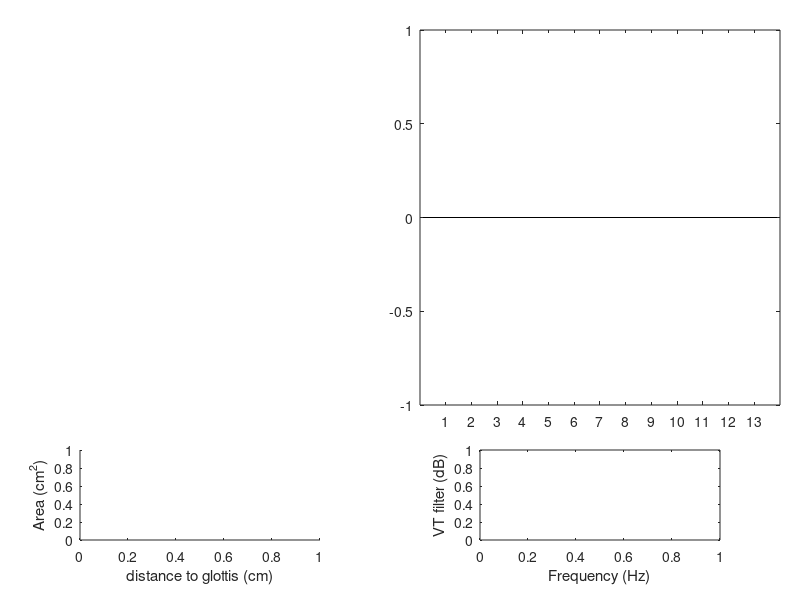

Recreate this plot in MATLAB. (Note: this script raises an error after producing the figure.)
function varargout=diva_vtdisp_Ricky(option,varargin)

if ~nargin||isempty(option), option='init'; end
hfig=[];
if ishandle(option), hfig=option; option=varargin{1}; varargin=varargin(2:end); end

switch(lower(option))
    case 'init'
        %data.state.x=zeros(13,1);
        %[data.state.y,data.state.z,data.state.Outline]=diva_synth(data.state.x);
        
        data.handles.hfig=figure('units','norm','position',[.3 .5 .4 .4],'menubar','none','name','DIVA vocal tract display','numbertitle','off','color','w');
        data.handles.hax1=axes('units','norm','position',[.05 .3 .45 .65],'color',1*[1 1 1]);
        data.handles.h1=patch(nan,nan,'k','facecolor',.85*[1 1 1],'edgecolor','none','linewidth',2,'parent',data.handles.hax1);
        hold(data.handles.hax1,'on'); data.handles.h0=plot(nan,nan,'k','linewidth',2,'parent',data.handles.hax1); hold(data.handles.hax1,'off');
        axis(data.handles.hax1,'equal','tight');
        set(data.handles.hax1,'xcolor','w','ycolor','w','xtick',[],'ytick',[],'xdir','reverse');
        %set(data.handles.h1,'xdata',real(data.state.Outline),'ydata',imag(data.state.Outline));
        data.handles.hax2=axes('units','norm','position',[.1 .1 .3 .15],'color',.85*[1 1 1]);
        data.handles.h2=patch(nan,nan,'k','facecolor',1*[1 1 1],'edgecolor','k','linewidth',2,'parent',data.handles.hax2);
        xlabel(data.handles.hax2,'distance to glottis (cm)'); ylabel(data.handles.hax2,'Area (cm^2)');
        data.handles.hax3=axes('units','norm','position',[.6 .1 .3 .15],'box','off');
        data.handles.h3=plot(nan,nan,'k','color','k','linewidth',2,'parent',data.handles.hax3);
        xlabel(data.handles.hax3,'Frequency (Hz)');
        ylabel(data.handles.hax3,'VT filter (dB)');
        
        % plotting new 'bar-sliders'
        data.handles.hax4 = axes('units','norm','position',[.525 .325 .45 .625]);
        data.handles.hplot4 = bar(zeros(1,13)); % psst you need to plot the bar first, before changing the axes properties
        data.handles.hax4.YLimMode = 'manual';  % or else it'll just change the Ylim properties to be the default for bar plots!!
        data.handles.hax4.YLim = [-1 1];        % used to be -3 to 3, but that seemed excessive....
        data.handles.hplot4.FaceColor = 'flat';
        %data.handles.hplot4 = bar(-3+(3+3)*rand(1,13));
        
        set(data.handles.hfig,'WindowButtonDownFcn',@downcallback, 'WindowButtonUpFcn',@upcallback, 'WindowButtonMotionFcn',@overcallback); % callback for when mouse hovers over plot
        
        %for n1=1:13 % this is where the sliders are created, need to replace these with bars (for now)
        %    data.handles.hslider(n1)=uicontrol('units','norm','position',[.6 .90-(n1-1)*.05 .3 .05],'style','slider','min',-3,'max',3,'callback',@(varargin)diva_vtdisp(data.handles.hfig,'setslider',n1));
        %end
        
        set(data.handles.hfig,'userdata',data);
        diva_vtdisp_Ricky(data.handles.hfig,'play',[zeros(10,1);0;1;1]);
        drawnow;
        
    case 'setslider' % called when a slider is moved, mouse is released  
        barData = varargin{1};
        if isempty(hfig), hfig=gcf; end
        data=get(hfig,'userdata');
        n=[];
        if numel(varargin)>=1, n=varargin{1}; end
        if numel(varargin)>=2, v=varargin{2};
        else
            if isfield(barData, 'curBar') && isfield(barData, 'curBarVal')
                n=barData.curBar;
                v=barData.curBarVal;
            else
                return;
            end
        end
        if isempty(n), n=1:numel(v); end
        try, x=data.state.x(:,end);
        catch, x=zeros(13,1);
        end
        x=repmat(x,[1,100]);
        x(n,:)=[linspace(x(n,1),v,20),repmat(v,1,80)];
        
        if barData.ready2play
            diva_vtdisp_Ricky(hfig,'play',x);
        else
            diva_vtdisp_Ricky(hfig,'update',x);
        end
       
        
    case 'play'
        if isempty(hfig), hfig=gcf; end
        data=get(hfig,'userdata');
        data.state.x=varargin{1};
        if size(data.state.x,2)>1,
            [data.state.s,data.state.fs]=diva_synth(data.state.x,'sound');
            sound(data.state.s,data.state.fs);
        end
        
        d=1.0*.75/10;
        fs=4*11025;
        
        %pay attention here for real-time plot update
        for n=[1:9:size(data.state.x,2)-1,size(data.state.x,2)]
            
            [data.state.Aud,data.state.Som,data.state.Outline,data.state.af,data.state.filt]=diva_synth(data.state.x(:,n),'explicit'); % this in particular
            
            % vocal tract configuration
            x=data.state.Outline;
            x(end+1)=x(1);
            set(data.handles.h0,'xdata',real(x),'ydata',imag(x));
            %x([353,354])=[160+1i*imag(x(352)), 160+1i*imag(x(355))];
            set(data.handles.h1,'xdata',real(x),'ydata',imag(x));
            %set(data.handles.hax1,'xlim',[-10 175]);
            
            % area function
            set(data.handles.h2,'xdata',d*[1:numel(data.state.af) numel(data.state.af):-1:1],'ydata',[max(0,data.state.af(:))'/2, -fliplr(max(0,data.state.af(:))')/2]);
            set(data.handles.hax2,'xlim',d*[.5 numel(data.state.af)+.5],'ylim',max(8,max(data.state.af)/2)*[-1 1]);
            
            % frequency spectrum
            x=10*log10(abs(data.state.filt));
            i=find(x(2:end-1)>x(1:end-2)&x(2:end-1)>x(3:end))*fs/numel(data.state.filt)*1e0;
            set(data.handles.h3,'xdata',(0:numel(data.state.filt)-1)*fs/numel(data.state.filt)*1e0,'ydata',x);
            set(data.handles.hax3,'xlim',[0 min(8000,fs/2)]*1e0,'ylim',[-15 max(15,max(x))],'box','off','xtick',i);
            set(data.handles.hfig,'userdata',data);
            %for n1=1:13,set(data.handles.hslider(n1),'value',data.state.x(n1,n));end
            drawnow;
            
            %the area and frequency function here are the important ones^
        end
        
    case 'update'
        if isempty(hfig), hfig=gcf; end
        data=get(hfig,'userdata');
        data.state.x=varargin{1};
       
        d=1.0*.75/10;
        fs=4*11025;
        
        %pay attention here for real-time plot update
        %for n=[1:9:size(data.state.x,2)-1,size(data.state.x,2)]
            n=[1:9:size(data.state.x,2)-1,size(data.state.x,2)];
            n=n(end);
            %n = 100;
            
            %[data.state.Aud,data.state.Som,data.state.Outline,data.state.af,data.state.filt]=diva_synth(data.state.x(:,n)); % this in particular
            [data.state.Aud,data.state.Som,data.state.Outline,data.state.af,data.state.filt]=diva_synth(data.state.x(:,n), 'explicit');
            
            % vocal tract configuration
            x=data.state.Outline;
            x(end+1)=x(1);
            set(data.handles.h0,'xdata',real(x),'ydata',imag(x));
            %%x([353,354])=[160+1i*imag(x(352)), 160+1i*imag(x(355))];
            set(data.handles.h1,'xdata',real(x),'ydata',imag(x));
            %%set(data.handles.hax1,'xlim',[-10 175]);
            
            % area function
            set(data.handles.h2,'xdata',d*[1:numel(data.state.af) numel(data.state.af):-1:1],'ydata',[max(0,data.state.af(:))'/2, -fliplr(max(0,data.state.af(:))')/2]);
            set(data.handles.hax2,'xlim',d*[.5 numel(data.state.af)+.5],'ylim',max(8,max(data.state.af)/2)*[-1 1]);
            
            % frequency spectrum
            x=10*log10(abs(data.state.filt));
            i=find(x(2:end-1)>x(1:end-2)&x(2:end-1)>x(3:end))*fs/numel(data.state.filt)*1e0;
            set(data.handles.h3,'xdata',(0:numel(data.state.filt)-1)*fs/numel(data.state.filt)*1e0,'ydata',x);
            set(data.handles.hax3,'xlim',[0 min(8000,fs/2)]*1e0,'ylim',[-15 max(15,max(x))],'box','off','xtick',i);
            set(data.handles.hfig,'userdata',data);
            %for n1=1:13,set(data.handles.hslider(n1),'value',data.state.x(n1,n));end
            drawnow;
        %end
end

    function downcallback(varargin)
        pos2=get(data.handles.hax4,'currentpoint'); % get current point rel to axes [x y -; x y -]
        curBarIdx = round(pos2(1));
        data.curBar = curBarIdx;
        data.mouseIsDown = true; % recognizes / saves the fact that the mouse is pressed down
        data.ready2play = false;
    end

    function upcallback(varargin)
        data.mouseIsDown = false;% recognizes / saves the fact that the mous has been let go
        if isfield(data, 'curBar')
             data.handles.hplot4.CData(data.curBar,:) = [0 0.4470 0.7410];
            drawnow;
        end
        data.ready2play = true;
        diva_vtdisp_Ricky(data.handles.hfig,'setslider',data);
        % old
        %diva_vtdisp_Ricky(data.handles.hfig,'setslider',data);
    end

    function overcallback(varargin)    % for when mouse hovers over plot
        if isfield(data, 'mouseIsDown')
            if data.mouseIsDown
                %p1=get(0,'pointerlocation');    % get mouse location [x y]
                %p2=get(data.hfig,'position');   % get position of figure [x y w h]
                %pos=p1-p2(1:2); % find mouse position relative to figure
                %set(data.hfig,'currentpoint',pos); % not sure
                
                pos2=get(data.handles.hax4,'currentpoint'); % get current point rel to axes [x y -; x y -]
                
                %curBarIdx = round(pos2(1));
                %data.handles.hplot4.CData(curBarIdx,:) = [0 0.8 0.8];
                
                data.handles.hplot4.CData(data.curBar,:) = [0 0.8 0.8];
                barLim = max(data.handles.hplot4.XData);
                %if curBarIdx <= barLim && curBarIdx > 0.5 && pos2(1,2) >= -3 && pos2(1,2) <= 3
                if data.curBar <= barLim && data.curBar > 0.5 && pos2(1,2) >= -3 && pos2(1,2) <= 3
                    %data.curBar = curBarIdx;
                    data.curBarVal = pos2(1,2);
                    ydata = data.handles.hplot4.YData;  % get bar plot y data
                    newY = ydata;
                    %newY(curBarIdx) = pos2(1,2);
                    newY(data.curBar) = pos2(1,2);
                    %disp(pos2(1,2));
                    data.handles.hplot4.YData = newY;
                    
                    data.ready2play = false;
                    diva_vtdisp_Ricky(data.handles.hfig,'setslider',data);
                    % old
                    %diva_vtdisp_Ricky(data.handles.hfig,'update',data);
                    drawnow;
                end
            end
        end
    end

end
